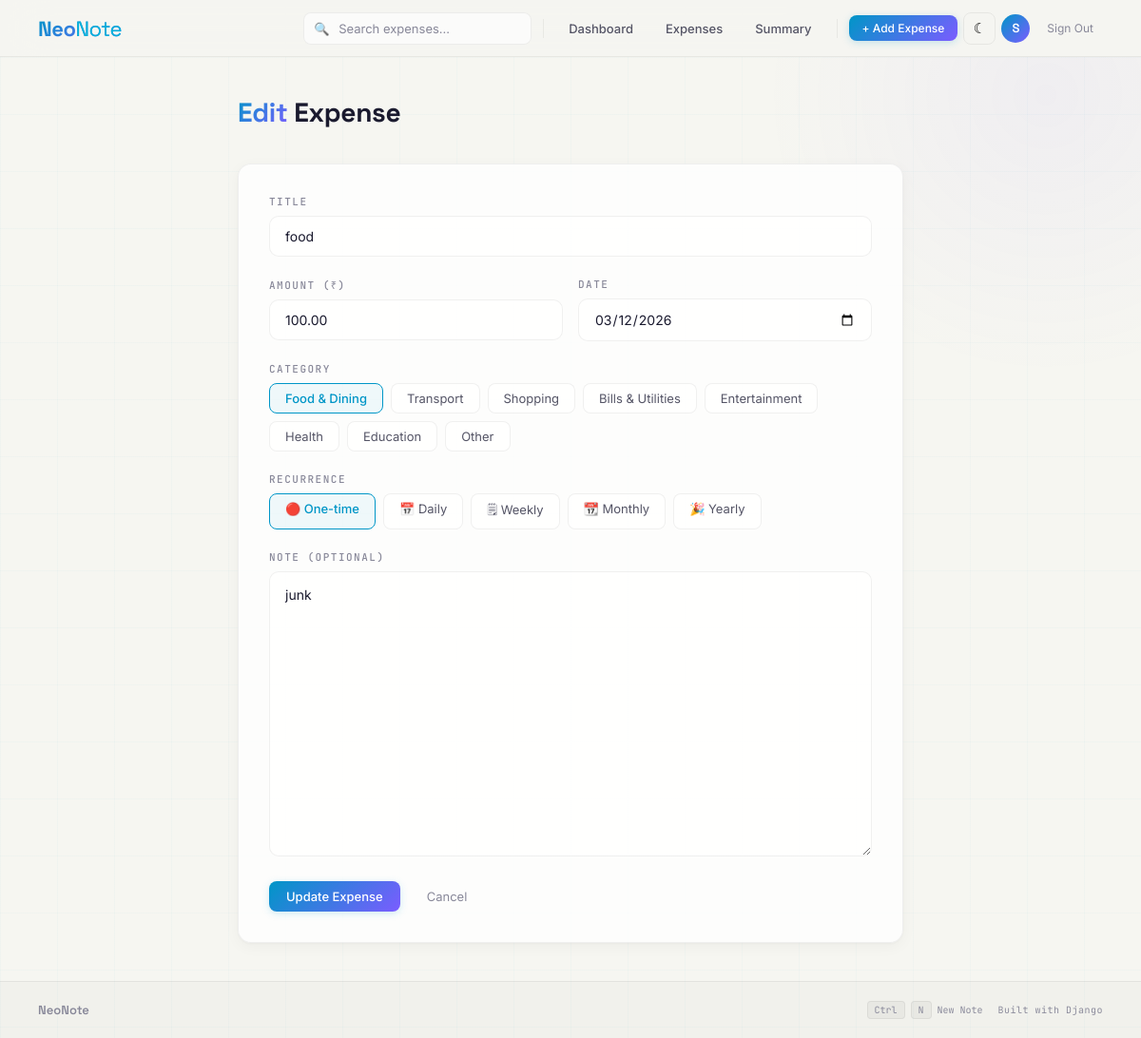
The app's page /expenses/1/edit/ (signed in) with its own data.
### expenses/models.py (models this page shows, shortened)
class Expense(models.Model):
    CATEGORY_CHOICES = [
        ('food', 'Food & Dining'),
        ('transport', 'Transport'),
        ('shopping', 'Shopping'),
        ('bills', 'Bills & Utilities'),
        ('entertainment', 'Entertainment'),
        ('health', 'Health'),
        ('education', 'Education'),
        ('other', 'Other'),
    ]
    RECURRENCE_CHOICES = [
        ('none', 'One-time'),
        ('daily', 'Daily'),
        ('weekly', 'Weekly'),
        ('monthly', 'Monthly'),
        ('yearly', 'Yearly'),
    ]
    user = models.ForeignKey(User, on_delete=models.CASCADE)
    title = models.CharField(max_length=200)
    amount = models.DecimalField(max_digits=10, decimal_places=2)
    category = models.CharField(max_length=20, choices=CATEGORY_CHOICES, default='other')
    date = models.DateField()
    note = models.TextField(blank=True)
    recurrence = models.CharField(max_length=10, choices=RECURRENCE_CHOICES, default='none')
    is_recurring_parent = models.BooleanField(default=False)
    parent_expense = models.ForeignKey('self', null=True, blank=True, on_delete=models.SET_NULL, related_name='recurring_children')
    next_due_date = models.DateField(null=True, blank=True)
    created_at = models.DateTimeField(auto_now_add=True)
    class Meta:
        ordering = ['-date', '-created_at']

### expenses/views.py (the view, shortened to what this page needs)
# urls.py: path('<int:pk>/edit/', views.expense_edit, name='expense_edit'),
@login_required
def expense_edit(request, pk):
    expense = get_object_or_404(Expense, pk=pk, user=request.user)
    return render(request, 'expenses/expense_form.html', {
        'expense': expense,
        'categories': Expense.CATEGORY_CHOICES,
        'recurrence_choices': Expense.RECURRENCE_CHOICES,
    })

### expenses/templates/expenses/expense_form.html (shortened to what this page needs)
{% extends "expenses/base_expenses.html" %}
{% block content %}
<div class="animate-in">
    <div class="form-container">
        <div class="page-header">
            <h1 class="page-title">{% if expense %}<span class="highlight">Edit</span> Expense{% else %}<span class="highlight">New</span> Expense{% endif %}</h1>
        </div>
        <form method="post" class="glass-form">
            <div class="form-group">
                <label class="form-label">Title</label>
                <input type="text" name="title" class="form-input" placeholder="What did you spend on..." value="{{ expense.title|default:'' }}" required autofocus>
            </div>
            <div class="expense-form-grid">
                <div class="form-group">
                    <label class="form-label">Amount (&#8377;)</label>
                    <input type="number" name="amount" class="form-input" placeholder="0.00" step="0.01" min="0" value="{{ expense.amount|default:'' }}" required>
                </div>
                <div class="form-group">
                    <label class="form-label">Date</label>
                    <input type="date" name="date" class="form-input" value="{% if expense %}{{ expense.date|date:'Y-m-d' }}{% else %}{{ today }}{% endif %}" required>
                </div>
            </div>
            <div class="form-group">
                <label class="form-label">Category</label>
                <div class="category-picker">
                    {% for key, label in categories %}
                    <label class="category-option cat-opt-{{ key }} {% if expense.category == key %}selected{% elif not expense and key == 'other' %}selected{% endif %}">
                        {{ label }}
                    </label>
                    {% endfor %}
                </div>
            </div>
            <div class="form-group">
                <label class="form-label">Recurrence</label>
                <div class="category-picker">
                    {% for key, label in recurrence_choices %}
                    <label class="recurrence-option {% if expense.recurrence == key %}selected{% elif not expense and key == 'none' %}selected{% endif %}">
                        {% if key == 'none' %}&#128308;{% elif key == 'daily' %}&#128197;{% elif key == 'weekly' %}&#128466;{% elif key == 'monthly' %}&#128198;{% elif key == 'yearly' %}&#127881;{% endif %} {{ label }}
                    </label>
                    {% endfor %}
                </div>
            </div>
            <div class="form-group">
                <label class="form-label">Note (optional)</label>
                <textarea name="note" class="form-input expense-note-textarea" placeholder="Any additional details...">{{ expense.note|default:'' }}</textarea>
            </div>
            <div class="form-actions">
                <button type="submit" class="btn btn-primary">{% if expense %}Update Expense{% else %}Add Expense{% endif %}</button>
                <a href="{% url 'expense_list' %}" class="cancel-link">Cancel</a>
            </div>
        </form>
    </div>
</div>
{% endblock %}

### notes/templates/notes/base.html (shortened to what this page needs)
<!DOCTYPE html>
<html lang="en">
<head>
</head>
<body>
    <nav class="navbar" role="navigation" aria-label="Main navigation">
        <a href="{% url 'home' %}" class="navbar-brand" aria-label="NeoNote Home">Neo<span>Note</span></a>
        <div class="navbar-actions" id="navActions">
            {% block nav_search %}{% endblock %}
            {% block nav_links %}{% endblock %}
            {% block nav_new_btn %}{% endblock %}
            <button class="theme-toggle" id="themeToggle" aria-label="Toggle dark mode">&#9790;</button>
            <div class="user-menu">
                <span class="user-avatar" aria-hidden="true">{{ request.user.username|make_list|first|upper }}</span>
                <a href="{% url 'signout' %}" class="signout-link">Sign Out</a>
            </div>
        </div>
    </nav>
    <main class="main-container" role="main">
        {% block content %}{% endblock %}
    </main>
    <footer class="site-footer">
        <span class="footer-brand">NeoNote</span>
        <div class="footer-links">
            <span class="footer-kbd">
                <span class="kbd">Ctrl</span><span class="kbd">N</span> New Note
            </span>
            <span class="footer-text">Built with Django</span>
        </div>
    </footer>
</body>
</html>

### expenses/templates/expenses/expense_form.html (style rules this page uses)
.expense-form-grid { display: grid; grid-template-columns: 1fr 1fr; gap: 16px; }
.expense-note-textarea { min-height: 80px; }
.category-picker { display: flex; gap: 8px; flex-wrap: wrap; }
.category-option, .recurrence-option { padding: 7px 16px; border-radius: 8px; font-family: 'Inter', sans-serif; font-size: 13px; cursor: pointer; transition: all 0.2s ease; border: 1px solid var(--border-glass); background: var(--input-bg); color: var(--text-secondary); }
.category-option.selected, .recurrence-option.selected { border-color: var(--accent-blue); background: rgba(0, 150, 199, 0.06); color: var(--accent-blue); font-weight: 500; }

### records on screen
Expense: title "food", amount "100.00", date "03/12/2026", note "junk"

### other values on screen
{{ request.user.username|make_list|first|upper }} "S"
{{ label }} "Food & Dining" "Transport" "Shopping" "Bills & Utilities" "Entertainment" "Health" "Education" "Other"
{{ label }} "One-time" "Daily" "Weekly" "Monthly" "Yearly"
